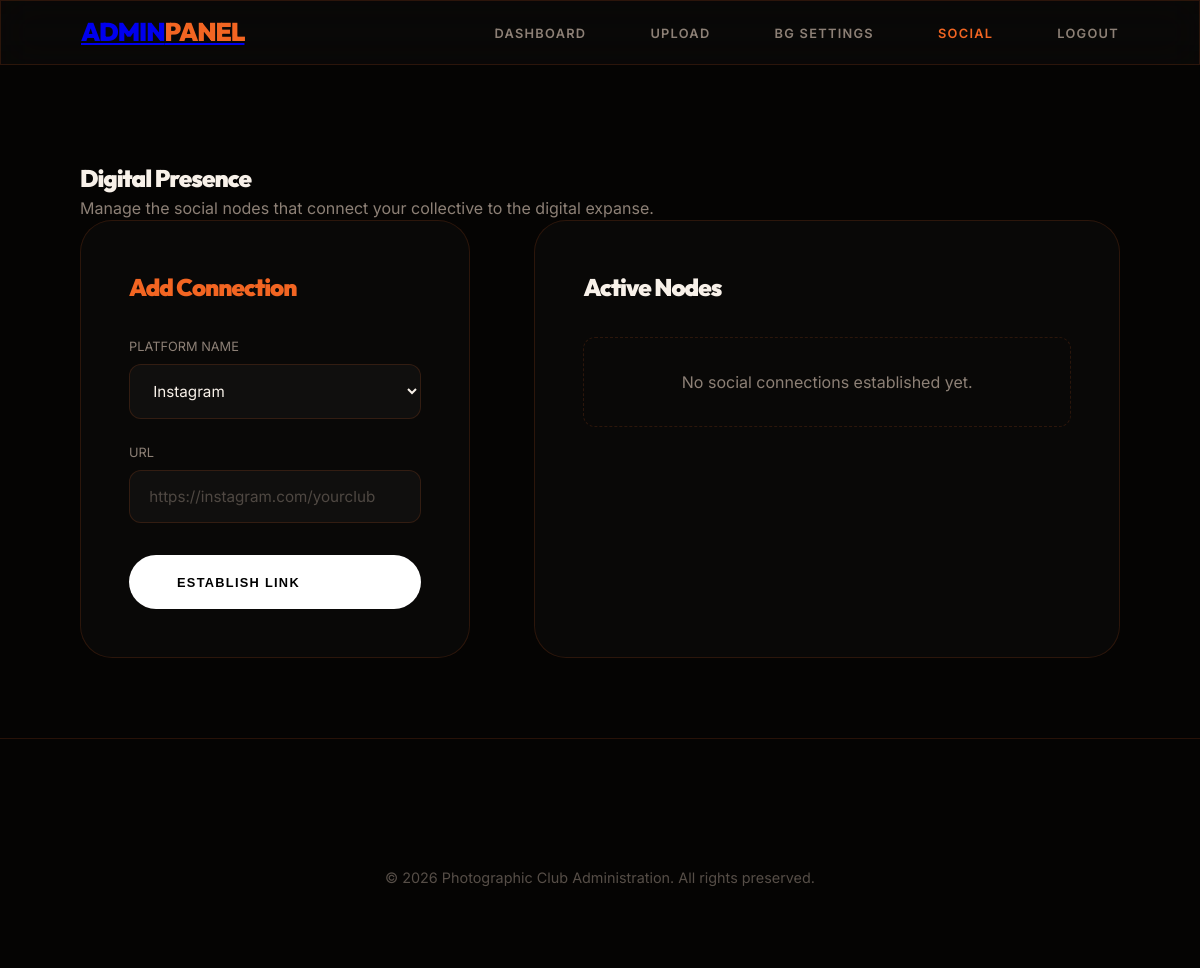
/admin/social_settings.php (signed in), run on an earlier commit of the app's database.
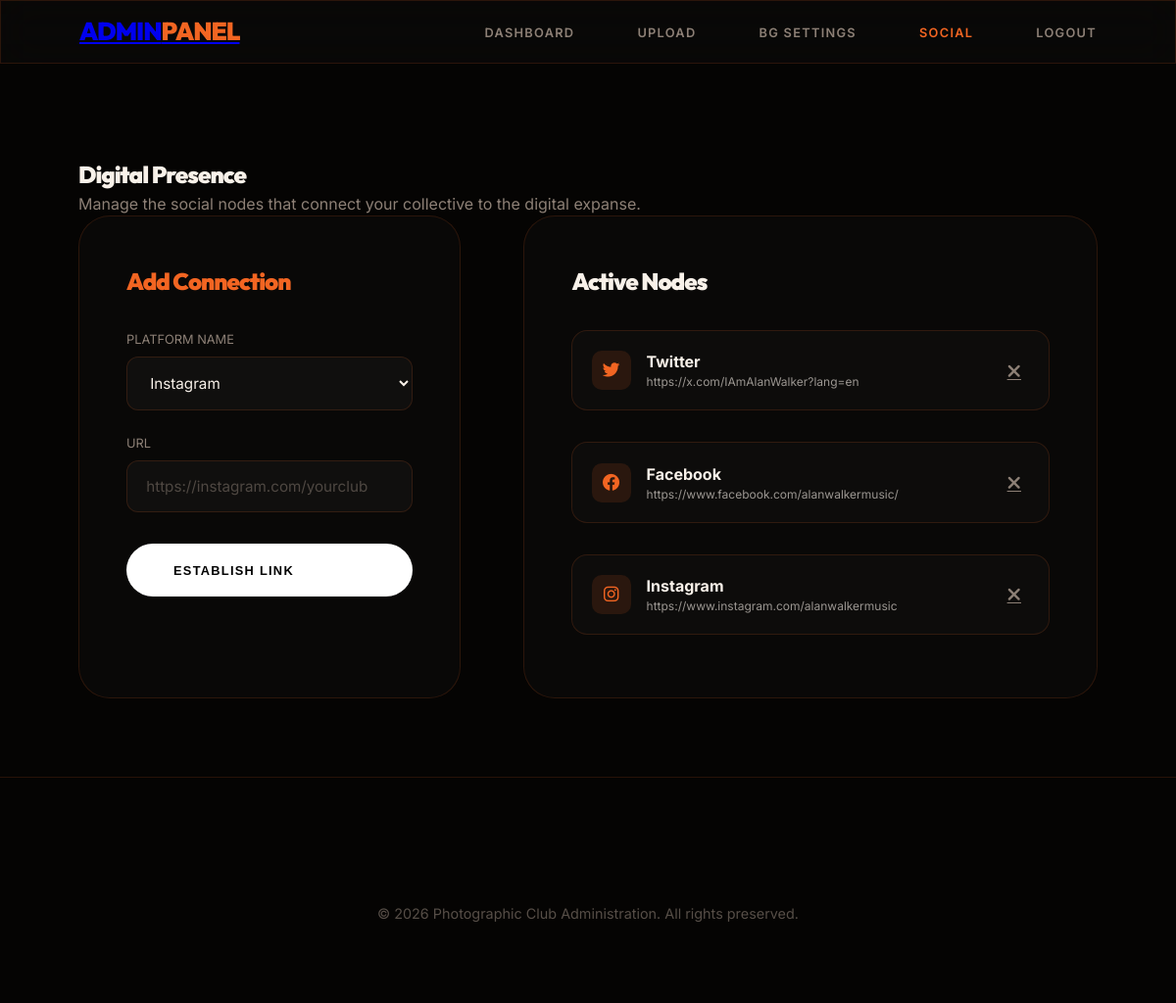
And on a later commit of the database.
### tables this page shows
CREATE TABLE `social_links` (
  `id` int(11) NOT NULL,
  `platform` varchar(50) NOT NULL,
  `url` varchar(255) NOT NULL,
  `created_at` timestamp NOT NULL DEFAULT current_timestamp()
);

### admin/social_settings.php (the view, shortened to what this page needs)
<?php
require_once '../includes/db.php';
$stmt = $pdo->query("SELECT * FROM social_links ORDER BY created_at DESC");
$links = $stmt->fetchAll();
?>
<!DOCTYPE html>
<html lang="en">
<head>
    <link rel="stylesheet" href="../assets/css/style.css?v=2.1">
    <link rel="stylesheet" href="https://cdnjs.cloudflare.com/ajax/libs/font-awesome/6.4.0/css/all.min.css">
</head>
<body>
<?php include 'header.php'; ?>
    <main class="container animate-up" style="padding-top: 10rem;">
        <div class="admin-page-header">
            <div>
                <h2>Digital Presence</h2>
                <p style="color: var(--text-muted); max-width: 600px;">Manage the social nodes that connect your collective to the digital expanse.</p>
            </div>
        </div>
        <div class="event-grid" style="grid-template-columns: 1fr 1.5fr; gap: 4rem;">
            <div class="glass-card" style="padding: 3rem;">
                <h3 style="font-size: 1.5rem; margin-bottom: 2rem; color: var(--primary);">Add Connection</h3>
                <form method="POST">
                    <div style="margin-bottom: 1.5rem;">
                        <label style="display: block; margin-bottom: 0.5rem; font-size: 0.8rem; text-transform: uppercase; color: var(--text-muted);">Platform Name</label>
                        <select name="platform" required>
                            <option value="Instagram">Instagram</option>
                        </select>
                    </div>
                    <div style="margin-bottom: 2rem;">
                        <label style="display: block; margin-bottom: 0.5rem; font-size: 0.8rem; text-transform: uppercase; color: var(--text-muted);">URL</label>
                        <input type="text" name="url" placeholder="https://instagram.com/yourclub" required>
                    </div>
                    <button type="submit" name="add_link" class="btn btn-primary" style="width: 100%;">Establish Link</button>
                </form>
            </div>
            <div class="glass-card" style="padding: 3rem;">
                <h3 style="font-size: 1.5rem; margin-bottom: 2rem;">Active Nodes</h3>
                <?php if (empty($links)): ?>
                    <p style="color: var(--text-muted); padding: 2rem; border: 1px dashed var(--glass-border); border-radius: 12px; text-align: center;">No social connections established yet.</p>
                <?php else: ?>
                    <div style="display: flex; flex-direction: column; gap: 1rem;">
                        <?php foreach ($links as $link): ?>
                            <div class="social-link-node">
                                <div class="platform-info">
                                    <?php
                                    $icon = "fa-link";
                                    switch(strtolower($link['platform'])) {
                                        case 'instagram': $icon = "fa-brands fa-instagram"; break;
                                        case 'facebook': $icon = "fa-brands fa-facebook"; break;
                                        case 'twitter': $icon = "fa-brands fa-twitter"; break;
                                    }
                                    ?>
                                    <div style="width: 40px; height: 40px; background: var(--primary-dim); border-radius: 10px; display: flex; align-items: center; justify-content: center; color: var(--primary); flex-shrink: 0;">
                                        <i class="<?php echo $icon; ?>" style="font-size: 1.1rem;"></i>
                                    </div>
                                    <div>
                                        <div style="font-weight: 700; font-size: 1rem; color: var(--text-main);"><?php echo htmlspecialchars($link['platform']); ?></div>
                                        <div class="url-text"><?php echo htmlspecialchars($link['url']); ?></div>
                                    </div>
                                </div>
                                <a href="?delete=<?php echo $link['id']; ?>" class="delete-link" onclick="return confirm('Archive this connection?')" onmouseover="this.style.color='var(--primary)'" onmouseout="this.style.color='var(--text-muted)'">
                                    <i class="fa-solid fa-xmark"></i>
                                </a>
                            </div>
                        <?php endforeach; ?>
                    </div>
                <?php endif; ?>
            </div>
        </div>
    </main>
<?php include 'footer.php'; ?>

### admin/header.php (shortened to what this page needs)
<?php
$current_page = basename($_SERVER['PHP_SELF']);
?>
<header class="glass">
    <div class="container header-flex">
        <a href="dashboard.php" class="logo">ADMIN<span>PANEL</span></a>
        <nav>
            <ul>
                <li><a href="dashboard.php" class="<?php echo $current_page == 'dashboard.php' ? 'active' : ''; ?>">Dashboard</a></li>
                <li><a href="upload_event.php" class="<?php echo $current_page == 'upload_event.php' ? 'active' : ''; ?>">Upload</a></li>
                <li><a href="background_settings.php" class="<?php echo $current_page == 'background_settings.php' ? 'active' : ''; ?>">BG Settings</a></li>
                <li><a href="social_settings.php" class="<?php echo $current_page == 'social_settings.php' ? 'active' : ''; ?>">Social</a></li>
                <li><a href="logout.php">Logout</a></li>
            </ul>
        </nav>
    </div>
</header>

### admin/footer.php (shortened to what this page needs)
    <footer>
        <div class="container">
            <div class="footer-content">
                <div class="copyright">
                    &copy; <?php echo date('Y'); ?> Photographic Club Administration. All rights preserved.
                </div>
            </div>
        </div>
    </footer>
</body>
</html>

### assets/css/style.css (style rules this page uses)
:root { --primary: #f26522; --primary-light: #ff7e42; --primary-dim: rgba(242, 101, 34, 0.12); --bg-dark: #050403; --bg-card: #0c0a09; --text-main: #f8f1e9; --text-muted: #8d8076; --glass: rgba(255, 255, 255, 0.01); --glass-border: rgba(242, 101, 34, 0.15); --transition: all 0.6s cubic-bezier(0.16, 1, 0.3, 1); --nav-height: 65px; }
* { margin: 0; padding: 0; box-sizing: border-box; }
body { background-color: var(--bg-dark); color: var(--text-main); font-family: 'Inter', sans-serif; line-height: 1.5; overflow-x: hidden; -webkit-font-smoothing: antialiased; }
input[type="text"], input[type="password"], input[type="date"], input[type="email"], select, textarea { width: 100%; padding: 1rem 1.2rem; background: rgba(255, 255, 255, 0.03); border: 1px solid var(--glass-border); border-radius: 12px; color: var(--text-main); font-family: inherit; font-size: 0.95rem; transition: var(--transition); }
select option { background-color: var(--bg-card); color: var(--text-main); }
::placeholder { color: var(--text-muted); opacity: 0.5; }
h1, h2, h3, .logo { font-family: 'Outfit', sans-serif; letter-spacing: -0.04em; font-weight: 900; }
.header-flex { display: flex; justify-content: space-between; align-items: center; width: 100%; }
header { height: var(--nav-height); display: flex; align-items: center; position: fixed; top: 0; width: 100%; z-index: 1000; background: rgba(0, 0, 0, 0.3); backdrop-filter: blur(10px); border-bottom: 1px solid var(--glass-border); transition: var(--transition); }
.container { max-width: 1400px; margin: 0 auto; padding: 0 5rem; position: relative; z-index: 10; }
header .container { display: flex; justify-content: space-between; align-items: center; width: 100%; }
.logo { font-size: 1.6rem; text-transform: uppercase; }
.logo span { color: var(--primary); }
nav ul { display: flex; list-style: none; gap: 4rem; }
nav ul a { font-weight: 600; font-size: 0.8rem; text-transform: uppercase; letter-spacing: 0.1em; color: var(--text-muted); text-decoration: none; }
nav ul a.active, nav ul a:hover { color: var(--primary); }
.event-grid { display: grid; grid-template-columns: repeat(2, 1fr); gap: 5rem; }
.glass { background: rgba(255, 255, 255, 0.02); backdrop-filter: blur(20px); -webkit-backdrop-filter: blur(20px); border: 1px solid var(--glass-border); transition: var(--transition); }
.glass-card { background: rgba(255, 255, 255, 0.02); backdrop-filter: blur(40px); -webkit-backdrop-filter: blur(40px); border: 1px solid var(--glass-border); border-radius: 32px; transition: var(--transition); }
.animate-up { animation: animateUp 1.2s cubic-bezier(0.16, 1, 0.3, 1) forwards; }
.btn { padding: 1.2rem 3rem; border-radius: 100px; font-weight: 700; text-transform: uppercase; letter-spacing: 0.1em; font-size: 0.8rem; transition: var(--transition); border: none; display: inline-flex; align-items: center; gap: 1rem; text-decoration: none; }
.btn-primary { background: white; color: black; }
.social-link-node { display: flex; justify-content: space-between; align-items: center; padding: 1.2rem !important; background: rgba(255, 255, 255, 0.02); border: 1px solid var(--glass-border); border-radius: 16px; gap: 1rem; margin-bottom: 1rem; }
.social-link-node .platform-info { display: flex; align-items: center; gap: 1rem; min-width: 0; flex: 1; }
.social-link-node .platform-info div { min-width: 0; }
.social-link-node .url-text { font-size: 0.75rem; opacity: 0.6; white-space: nowrap; overflow: hidden; text-overflow: ellipsis; max-width: 100%; }
.social-link-node .delete-link { color: var(--text-muted); transition: var(--transition); width: 32px; height: 32px; display: flex; align-items: center; justify-content: center; flex-shrink: 0; font-size: 1.2rem; }
footer { padding: 8rem 0 5rem; border-top: 1px solid var(--glass-border); margin-top: 5rem; }
.footer-content { display: flex; flex-direction: column; align-items: center; text-align: center; gap: 3rem; }
.copyright { color: var(--text-muted); font-size: 0.9rem; opacity: 0.6; }

What changed in the data, as far as the page shows it:
added social_links: platform "Twitter", url "https://x.com/IAmAlanWalker?lang=en"
added social_links: platform "Facebook", url "https://www.facebook.com/alanwalkermusic/"
added social_links: platform "Instagram", url "https://www.instagram.com/alanwalkermusic"
Also different on the page:
text no longer shown: "No social connections established yet."
